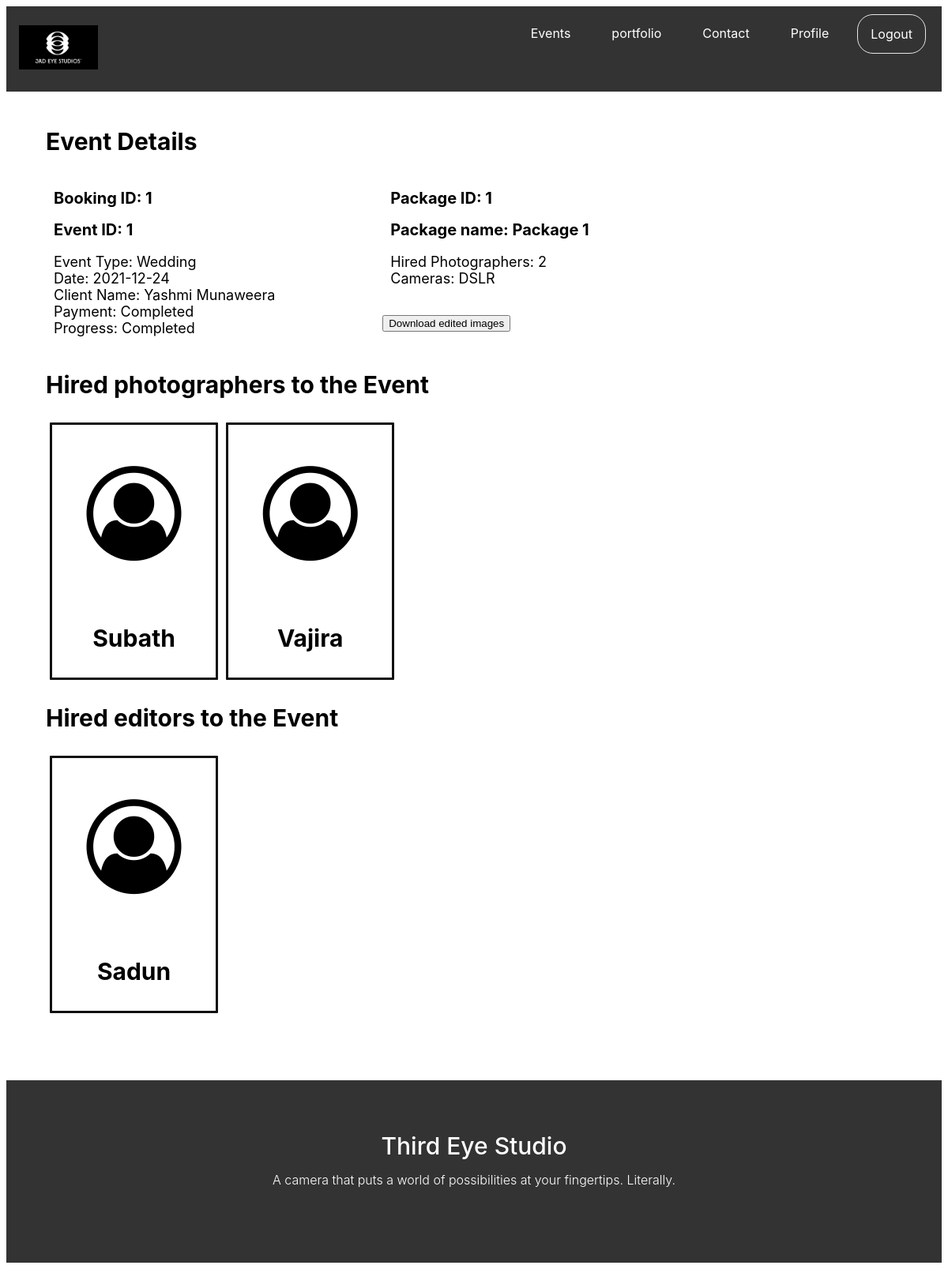
Screenshot of /event_description_page.php?bookingid=1 (signed in) with the database file from the repository.
### tables this page shows
create table Booking(
	BookingID int(3) not null  auto_increment, 
	ClientID int(5), 
	EventID int(3), 
	PackageID int(3), 
	event_date date, 
	Payment_state varchar(20), 
	Progress varchar(20),
	constraint booking_pk primary key(BookingID),
	constraint booking_client_fk foreign key (ClientID) references Client(ClientID),
	constraint booking_event_fk foreign key (EventID) references Event_tb(EventID),
	constraint booking_package_fk foreign key (PackageID) references Package(PackageID)
);

create table Event_tb(
	EventID int(3) not null  auto_increment,
	Event_type varchar(20),
	Description varchar(500),
	constraint event_pk primary key(EventID)
);

create table Client(
	ClientID int(5) not null  auto_increment,
	First_name varchar(30), 
	Last_name varchar(30),  
	Address varchar(200),
	Date_of_birth date,
	Username varchar(20),
	Password varchar(20),
	constraint client_pk primary key(ClientID)
);

create table Package(
	PackageID int(3) not null  auto_increment,
	Name varchar(20),
	Price float,
	constraint package_pk primary key(PackageID)
);

create table Package_feature(
	PackageID int(3),
	FeatureID int(3),
	constraint Package_feature_pk primary key(PackageID, FeatureID),
	constraint Package_feature_packageid_fk foreign key (PackageID) references Package(PackageID),
	constraint Package_feature_featureid_fk foreign key (FeatureID) references Feature(FeatureID)
);

create table Feature(
	FeatureID int(3) not null  auto_increment,
	Feature_description varchar(50),
	constraint feature_pk primary key(FeatureID)
);

create table Employee(
	EmployeeID int(4) not null  auto_increment,
	First_name varchar(30), 
	Last_name varchar(30),  
	Address varchar(200),
	Date_of_birth date,
	position varchar(20),
	Username varchar(20),
	Password varchar(20),
	constraint employee_pk primary key(EmployeeID)
);

### src/event_description_page.php (the view, shortened to what this page needs)
<!DOCTYPE html>
<head>
    <?php session_start();
        require 'config.php';
        if(isset($_SESSION['username'], $_SESSION['role'])) {
            if($_SESSION['role']=="admin" || $_SESSION['role']=="client" || $_SESSION['role']=="editor" || $_SESSION['role']=="photographer" || $_SESSION['role']=="manager"){
                if(isset($_GET['bookingid'])){
                    $bookingid = $_GET['bookingid'];
                    $sql = "select c.First_name, c.Last_name, e.EventID, e.Event_type, p.PackageID, p.Name, b.event_date, b.Payment_state, b.Progress
                    from booking b, event_tb e, package p, Client c
                    where b.BookingID = ".$_GET['bookingid']." and b.ClientID = c.ClientID and e.EventID = b.EventID and p.PackageID = b.PackageID";
                    $result = $con->query($sql);
                    $row = mysqli_fetch_array($result);
                    $eventid = $row['EventID'];
                    $eventtype = $row['Event_type'];
                    $packageid = $row['PackageID'];
                    $packagename = $row['Name'];
                    $eventdate = $row['event_date'];
                    $firstname = $row['First_name'];
                    $lastname = $row['Last_name'];
                    $paymentstate = $row['Payment_state'];
                    $progress = $row['Progress'];
                }else{
                    header('Location: index.php');
                }
            }else{
                header('Location: login_page.php');
            }
        }else{
            header('Location: login_page.php');
        }
    ?>
    <link rel="stylesheet" href="css/main.css">
    <link rel="stylesheet" href="css/footer.css">
    <link rel="stylesheet" href="css/font-awesome.min.css"> <link rel="stylesheet" href="https://cdnjs.cloudflare.com/ajax/libs/font-awesome/4.7.0/css/font-awesome.min.css">
</head>
<body>
    <header>
    <div class="navbar">
            <ul class="navbarul">
                <li class="navbarli-left"><a class="navbarlia" href="index.php"><img src="img/logoheader-demo.png" width="100px" ></a></li>
                <?php
					if(isset($_SESSION['username'], $_SESSION['role'])){
                        echo "<li class='navbarli-right'><a class='navbarlia , iogbtnnavbar' href='login_page.php?logout=yes'>Logout</a></li>";
                        switch ($_SESSION['role']) {
                            default:
                                echo "<li class='navbarli-right'><a class='navbarlia' href='client_profile_page.php'>Profile</a></li>";
                        }
					}else{
						echo "<li class='navbarli-right'><a class='navbarlia , iogbtnnavbar' href='login_page.php?'>Login</a></li>";
					}
				?>
                <li class="navbarli-right"><a class="navbarlia" href="contact.php">Contact</a></li>
                <li class="navbarli-right"><a class="navbarlia" href="portfolio_page.php">portfolio</a></li>
                <li class ="navbarli-right"><a class="navbarlia" href="event_page.php">Events</a></li>
              </ul>
        </div>
    </header>
    <div class="row">
        <div class="column">
            <h2 class="nav-header-text">Event Details</h2>
            <div class="row">
                <div class="event-section-two-col">
                    <h2 class="event-id">Booking ID: <?php echo $bookingid ?></h2>
                    <h2 class="event-id">Event ID: <?php echo $eventid ?></h2>
                    <p class="event-descript">Event Type: <?php echo $eventtype; ?> <br>
                    Date: <?php echo $eventdate; ?> <br>
                    Client Name: <?php echo $firstname." ".$lastname; ?> <br>
                    Payment: <?php echo $paymentstate; ?><br>
                    Progress: <?php echo $progress; ?></p>
                </div>
                <div class="event-section-two-col">
                    <?php
                        echo "<h2 class='event-id'>Package ID: $packageid </h2>";
                        echo "<h2 class='event-id'>Package name: $packagename </h2>";
                        $sql = "select pf.FeatureID, f.Feature_description
                        from Package_feature pf, Feature f
                        where pf.PackageID = {$packageid} and pf.FeatureID = f.FeatureID;";
                        $result = $con->query($sql);
                        echo "<p class='event-descript'>";
                        if($result->num_rows > 0){
                            while($row = $result->fetch_assoc()){
                                echo $row['Feature_description']."<br/>";
                            }
                        }
                        echo "</p>";
                    ?>
                    <br/>
                    <?php
                        if($_SESSION['role']=="admin" ||
                        $_SESSION['role']=="editor" ||
                        $_SESSION['role']=="photographer" ||
                        $_SESSION['role']=="manager" || ($_SESSION['role']=="client" && $progress == 'Completed')){
                            echo "<form method='post' action=''>
                                    <input type='submit' name='submitdownloadedit' value='Download edited images'>
                                </form>";
                        }
                    ?>
                </div>
            </div>
            <h2 class="nav-header-text">Hired photographers to the Event</h2>
            <div class="row">
                <?php
                    $sql = "select em.EmployeeID, em.First_name
                    from booking_employee be, employee em
                    where be.BookingID = ".$bookingid." and em.EmployeeID = be.EmployeeID and em.Position = 'Photographer'";
                    $result = $con->query($sql);
                    if($result->num_rows > 0){
                        while($row = $result->fetch_assoc()){
                            echo"
                            <div class='four-col-profile'>
                                <center>
                                    <i class='fa fa-user-circle-o' style='font-size: 120px; text-align: center; margin-top: 50px; margin-bottom: 50px;' ></i>
                                    <h3 class='profile-names-grid'>".$row['First_name']."</h3>";
                            echo "
                                </center>
                            </div>
                            ";
                        }
                    }else{
                        echo "<p class='para-default'>No any hired photographer</p>";
                    }
                ?>
            </div>
            <h2 class="nav-header-text">Hired editors to the Event</h2>
            <div class="row">
                <?php
                    $sql = "select em.EmployeeID, em.First_name
                    from booking_employee be, employee em
                    where be.BookingID = ".$bookingid." and em.EmployeeID = be.EmployeeID and em.Position = 'Editor'";
                    $result = $con->query($sql);
                    if($result->num_rows > 0){
                        while($row = $result->fetch_assoc()){
                            echo"
                            <div class='four-col-profile'>
                                <center>
                                    <i class='fa fa-user-circle-o' style='font-size: 120px; text-align: center; margin-top: 50px; margin-bottom: 50px;' ></i>
                                    <h3 class='profile-names-grid'>".$row['First_name']."</h3>";
                            echo    "</center>
                            </div>
                            ";
                        }
                    }else{
                        echo "<p class='para-default'>No any hired photographer</p>";
                    }
                ?>
            </div>
        </div>
    </div>
<footer>
        <h2 class="footer-text">Third Eye Studio</h2>
        <p class="footer-tagline">A camera that puts a world of possibilities at your fingertips. Literally.</p>
    </footer>
</body>
</html>

### src/css/main.css (style rules this page uses)
.navbar:after { content: ""; display: table; clear: both; }
.navbarul { list-style-type: none; margin: 0; padding: 0; overflow: hidden; background-color: #333; font-family: -apple-system, BlinkMacSystemFont, 'Segoe UI', Roboto, Oxygen, Ubuntu, Cantarell, 'Open Sans', 'Helvetica Neue', sans-serif; }
.navbarli-left { float: left; }
.navbarli-right { float: right; }
.navbarlia { display: block; color: white; text-align: center; padding: 14px 16px; text-decoration: none; margin-right: 20px; margin-top: 10px; margin-bottom: 10px; }
.iogbtnnavbar { border: 1px solid #e7e7e7; border-radius: 20px; }
* { box-sizing:border-box }
.row:after { content: ""; display: table; clear: both; }
.column { float:left; width: 90%; margin-top: 20px; margin-left: 50px; margin-bottom: 80px; margin-right: 50px; }
.nav-header-text { font-size: 30px; font-weight: bold; font-family: -apple-system, BlinkMacSystemFont, 'Segoe UI', Roboto, Oxygen, Ubuntu, Cantarell, 'Open Sans', 'Helvetica Neue', sans-serif; }
.event-id { text-align: left; margin-left: 10px; font-weight: bold; font-size: 20px; font-family: -apple-system, BlinkMacSystemFont, 'Segoe UI', Roboto, Oxygen, Ubuntu, Cantarell, 'Open Sans', 'Helvetica Neue', sans-serif; }
.event-descript { font-weight: normal; font-size: 18px; margin-left: 10px; font-family: -apple-system, BlinkMacSystemFont, 'Segoe UI', Roboto, Oxygen, Ubuntu, Cantarell, 'Open Sans', 'Helvetica Neue', sans-serif; }
.event-section-two-col { float: left; width: 40%; }
.four-col-profile { float: left; width: 20%; background-color: white; border-color: black; border-radius: 1px; border-width: 1px; border: #111; margin: 5px; padding: 2px; border-style: solid; }
.profile-names-grid { font-family: -apple-system, BlinkMacSystemFont, 'Segoe UI', Roboto, Oxygen, Ubuntu, Cantarell, 'Open Sans', 'Helvetica Neue', sans-serif; font-weight: 700; text-align: center; font-size: 30px; }

### src/css/footer.css (style rules this page uses)
footer { text-align: left; color: cornsilk; padding: 15px; background-color: #333; font-family: -apple-system, BlinkMacSystemFont, 'Segoe UI', Roboto, Oxygen, Ubuntu, Cantarell, 'Open Sans', 'Helvetica Neue', sans-serif; }
.footer-text { font-size: 30px; font-weight: 500; color: #fff; margin-top: 50px; text-align: center; }
.footer-tagline { font-size: 16px; font-weight: 300; text-align: center; color: #fff; margin-bottom: 80px; margin-top: -10px; }

### rows the page displays
booking: EventID.EventID "1", EventID.Event_type "Wedding", event_date "2021-12-24", ClientID.First_name "Yashmi", ClientID.Last_name "Munaweera", Payment_state "Completed", Progress "Completed", PackageID.PackageID "1", PackageID.Name "Package 1"
package_feature: FeatureID.Feature_description "Hired Photographers: 2"
package_feature: FeatureID.Feature_description "Cameras: DSLR"
employee: First_name "Subath"
employee: First_name "Vajira"
employee: First_name "Sadun"

### other values shown
$bookingid "1"
